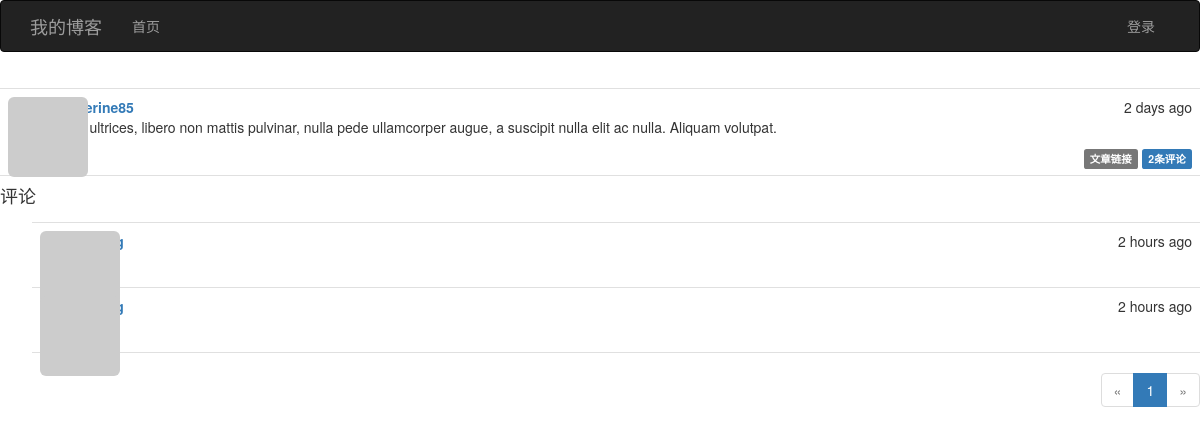
The app's page /post/97 with its own data.
### app/models.py (models this page shows, shortened)
class Post(db.Model):
    __tablename__ = 'posts'
    id = db.Column(db.Integer, primary_key=True)
    body = db.Column(db.Text)
    body_html = db.Column(db.Text)
    timestamp = db.Column(db.DateTime, index=True, default=datetime.utcnow)
    author_id = db.Column(db.Integer, db.ForeignKey('users.id'))
    comments = db.relationship("Comment", backref='post', lazy='dynamic')

class User(UserMixin,db.Model):
    __tablename__='users'
    id = db.Column(db.Integer, primary_key=True)
    email = db.Column(db.String(64), unique=True, index=True)
    username = db.Column(db.String(64), unique=True, index=True)
    password_hash = db.Column(db.String(128))
    confirmed = db.Column(db.Boolean, default=False)
    role_id = db.Column(db.Integer, db.ForeignKey('roles.id'))
    name = db.Column(db.String(64))
    location = db.Column(db.String(64))
    about_me = db.Column(db.Text())
    member_since = db.Column(db.DateTime(), default=datetime.utcnow)
    last_seen = db.Column(db.DateTime(), default=datetime.utcnow)
    avatar_hash = db.Column(db.String(32))
    posts = db.relationship('Post', backref='author', lazy='dynamic')
    followed = db.relationship('Follow',
                               foreign_keys=[Follow.follower_id],
                               backref=db.backref('follower', lazy='joined'),
                               lazy='dynamic',
                               cascade='all, delete-orphan')
    followers = db.relationship('Follow',
                               foreign_keys=[Follow.followed_id],
                               backref=db.backref('followed', lazy='joined'),
                                lazy='dynamic',
                               cascade='all, delete-orphan')
    comments = db.relationship("Comment", backref='author', lazy='dynamic')
    @property
    def password(self):
        raise AttributeError('password is not a readable attribute')
    def gravatar(self, size=100, default='identicon', rating='g'):
        if request.is_secure:
            url = 'http://secure.gravatar.com/avatar'
        else:
            url = 'http://www.gravatar.com/avatar'
        hash = self.avatar_hash or hashlib.md5(
            self.email.encode('utf-8')).hexdigest()
        return '{url}/{hash}?s={size}&d={default}&r={rating}'.format(
            url=url, hash=hash, size=size, default=default, rating=rating)

class Comment(db.Model):
    __tablename__ = 'comments'
    id = db.Column(db.Integer, primary_key=True)
    body = db.Column(db.Text)
    body_html = db.Column(db.Text)
    timestamp = db.Column(db.DateTime, index=True, default=datetime.utcnow)
    disabled = db.Column(db.Boolean)
    author_id = db.Column(db.Integer, db.ForeignKey('users.id'))
    post_id = db.Column(db.Integer, db.ForeignKey('posts.id'))

### app/main/views.py (the view, shortened to what this page needs)
@main.route('/post/<int:id>', methods=['GET', 'POST'])
def post(id):
    post = Post.query.get_or_404(id)
    form =CommentForm()
    page = request.args.get('page', 1, type=int)
    if page == -1:
        page = (post.comments.count() - 1) / current_app.config['MYBLOG_COMMENTS_PER_PAGE'] + 1
    pagination = post.comments.order_by(Comment.timestamp.asc()).paginate(
        page, per_page=current_app.config['MYBLOG_COMMENTS_PER_PAGE'],
        error_out=False)
    comments = pagination.items
    return render_template('post.html', posts=[post], form=form,
                           comments=comments, pagination=pagination)

### app/auth/views.py (called while the page is built)
@auth.before_app_request
def before_request():
    if current_user.is_authenticated:
        current_user.ping()
        if not current_user.confirmed \
            and request.endpoint \
            and request.endpoint[:5] != 'auth.' \
            and request.endpoint != 'static':
            return redirect(url_for('auth.unconfirmed'))

### app/main/__init__.py (called while the page is built)
@main.app_context_processor
def inject_permissions():
    return dict(Permission=Permission)

### app/models.py (called while the page is built)
    def can(self, permissions):
        return False

    def is_administrator(self):
        return False

### app/templates/post.html (shortened to what this page needs)
{% extends "base.html" %}
{% import "bootstrap/wtf.html" as wtf %}
{% import "_macros.html" as macros %}
{% block page_content %}
{% include '_posts.html' %}
<h4 id="comments">评论</h4>
{% include '_comments.html' %}
{% if pagination %}
<div class="pagination">
    {{ macros.pagination_widget(pagination, '.post', fragment='#comments', id=posts[0].id) }}
</div>
{% endif %}
{% endblock %}

### app/templates/_posts.html (shortened to what this page needs)
<ul class="posts">
    {% for post in posts %}
    <li class="post">
        <div class="profile-thumbnail">
            <a href="{{ url_for('.user', username=post.author.username) }}">
                <img class="img-rounded profile-thumbnail" src="{{ post.author.gravatar(size=40) }}">
            </a>
        </div>
        <div class="post-content">
            <div class="post-date">{{ moment(post.timestamp).fromNow() }}</div>
            <div class="post-author">
                <a href="{{ url_for('.user', username=post.author.username) }}">
                    {{ post.author.username }}
                </a>
            </div>
            <div class="post-body">
                {% if post.body_html %}
                {{ post.body_html | safe }}
                {% else %}
                {{ post.body }}
                {% endif %}
            </div>
            <div class="post-footer">
                <a href="{{ url_for('.post', id=post.id) }}">
                    <span class="label label-default">文章链接</span>
                </a>
                <a href="{{ url_for('.post', id=post.id) }}#comments">
                    <span class="label label-primary">{{ post.comments.count() }}条评论</span>
                </a>
            </div>
        </div>
    </li>
    {% endfor %}
</ul>

### app/templates/_comments.html (shortened to what this page needs)
<ul class="comments">
    {% for comment in comments %}
    <li class="comment">
        <div class="comment-thumbnail">
            <a href="{{ url_for('.user', username=comment.author.username) }}">
                <img class="img-rounded profile-thumbnail" src="{{ comment.author.gravatar(size=40) }}">
            </a>
        </div>
        <div class="comment-content">
            <div class="comment-date">{{ moment(comment.timestamp).fromNow() }}</div>
            <div class="comment-author"><a href="{{ url_for('.user', username=comment.author.username) }}">{{ comment.author.username }}</a> </div>
            <div class="comment-body">
            </div>
        </div>
    </li>
    {% endfor %}
</ul>

### app/static/styles.css (style rules this page uses)
.profile-thumbnail { position: absolute; }
ul.posts { list-style-type: none; padding: 0px; margin: 16px 0px 0px 0px; border-top: 1px solid #e0e0e0; }
ul.posts li.post { padding: 8px; border-bottom: 1px solid #e0e0e0; }
div.post-date { float: right; }
div.post-author { font-weight: bold; }
div.post-content { margin-left: 48px; min-height: 48px; }
div.post-footer { text-align: right; }
ul.comments { list-style-type: none; padding: 0px; margin: 16px 0px 0px 0px; }
ul.comments li.comment { margin-left: 32px; padding: 8px; border-bottom: 1px solid #e0e0e0; }
ul.comments li.comment:nth-child(1) { border-top: 1px solid #e0e0e0; }
div.comment-date { float: right; }
div.comment-author { font-weight: bold; }
div.comment-thumbnail { position: absolute; }
div.comment-content { margin-left: 48px; min-height: 48px; }
div.pagination { width: 100%; text-align: right; padding: 0px; margin: 0px; }

### records on screen
Post: timestamp "2 days ago", author.username "catherine85", body_html "Nam ultrices, libero non mattis pulvinar, nulla pede ullamcorper augue, a suscipit nulla elit ac nulla. Aliquam volutpat.", comments.count "2"
Comment: timestamp "2 hours ago"
Comment: timestamp "2 hours ago"

### other values on screen
{{ p }} "1"
